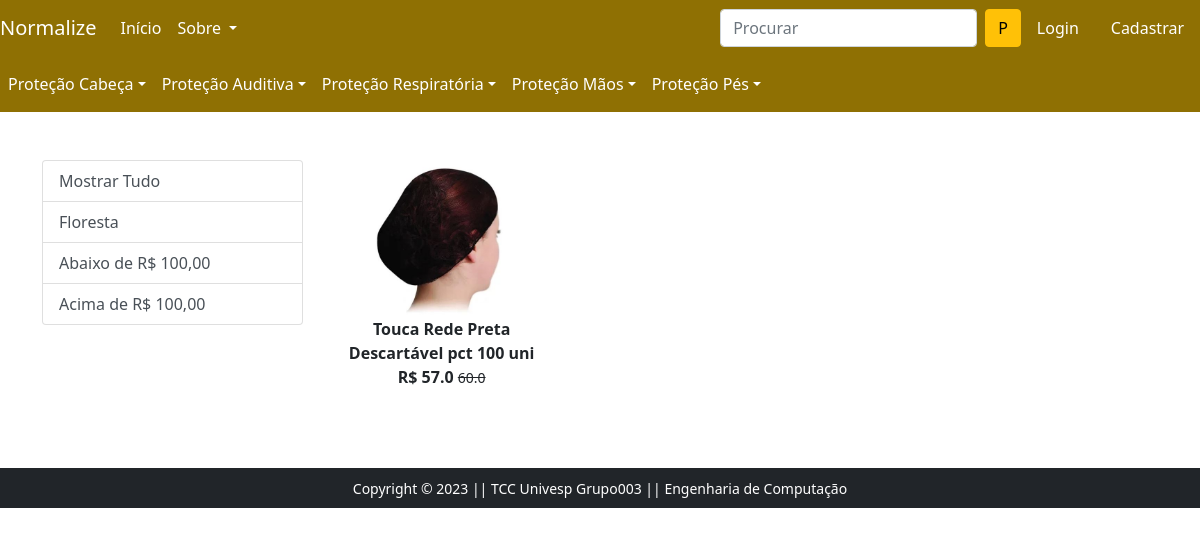
Page /touca/ on the committed database.
### app/models.py (models this page shows, shortened)
class Product(models.Model):
    title = models.CharField(max_length=100)
    selling_price = models.FloatField()
    discounted_price = models.FloatField()
    description = models.TextField()
    brand = models.CharField(max_length=100)
    category = models.CharField(choices=CATEGORY_CHOICES,max_length=2)
    sub_category = models.TextField()
    product_image = models.ImageField(upload_to='productimg')

### app/views.py (the view)
# urls.py: path('touca/', views.touca, name='touca'),
def touca(request, data=None):
    if data == None:
        touca = Product.objects.filter(category='PC').filter(sub_category='touca')
    elif data == '3M' or data == 'Montana' or data == 'Camper' or data == 'Floresta':
        touca = Product.objects.filter(category='PC').filter(brand=data).filter(sub_category='touca')
    elif data == 'abaixo':
        touca = Product.objects.filter(category='PC').filter(sub_category='touca').filter(discounted_price__lt=10)
    elif data == 'acima':
        touca = Product.objects.filter(category='PC').filter(sub_category='touca').filter(discounted_price__gt=10)
    return render(request, 'app/touca.html',{'touca':touca})

### app/templates/app/touca.html (shortened to what this page needs)
{% extends 'app/base.html' %}
{% load static %}
{% block main-content %}
<div class="container my-5">
 <div class="row">
  <div class="col-sm-3">
    <div class="list-group">
        <a href="{% url 'touca' %}" class="list-group-item
        list-group-item-action" aria-current="true">Mostrar Tudo</a>
        <a href="{% url 'toucadata' 'Floresta' %}" class="list-group-item
        list-group-item-action" aria-current="true">Floresta</a>
        <a href="{% url 'toucadata' 'abaixo' %}" class="list-group-item
        list-group-item-action">Abaixo de R$ 100,00</a>
        <a href="{% url 'toucadata' 'acima' %}" class="list-group-item
        list-group-item-action">Acima de R$ 100,00</a>
    </div>
  </div>
  <div class="col-sm-8">
    <div class="row">
        {% for product in touca %}
        <div class="col-sm-4 text-center mb-4">
            <a href="{% url 'product-detail' product.id %}" class="btn">
                <div class="item">
                    <img src="{{product.product_image.url}}" alt="" height="150" class="">
                    <div class="fw-bold">{{product.title}}</div>
                    <div class="fw-bold">R$ {{product.discounted_price}}
                    <small class="fw-light text-decoration-line-through">{{product.selling_price}}</small></div>
                </div>
            </a>
        </div>
        {% endfor %}
    </div>
  </div>
 </div>
</div>
{% endblock main-content %}

### rows in the picture
Product: product_image (picture), title "Touca Rede Preta Descartável pct 100 uni", discounted_price "57.0", selling_price "60.0"
